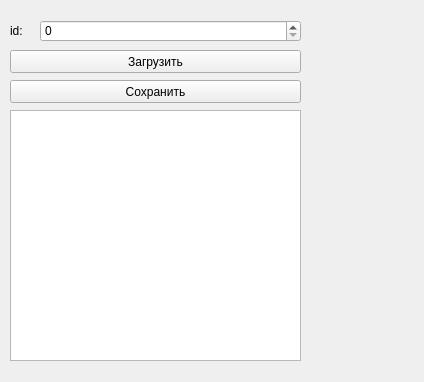
<?xml version="1.0" encoding="UTF-8"?>
<ui version="4.0">
 <class>Form</class>
 <widget class="QWidget" name="Form">
  <property name="geometry">
   <rect>
    <x>0</x>
    <y>0</y>
    <width>424</width>
    <height>382</height>
   </rect>
  </property>
  <property name="windowTitle">
   <string>Form</string>
  </property>
  <widget class="QLabel" name="label">
   <property name="geometry">
    <rect>
     <x>10</x>
     <y>20</y>
     <width>61</width>
     <height>21</height>
    </rect>
   </property>
   <property name="text">
    <string>id:</string>
   </property>
  </widget>
  <widget class="QSpinBox" name="spinBox">
   <property name="geometry">
    <rect>
     <x>40</x>
     <y>20</y>
     <width>261</width>
     <height>22</height>
    </rect>
   </property>
  </widget>
  <widget class="QPushButton" name="pushButton">
   <property name="geometry">
    <rect>
     <x>10</x>
     <y>50</y>
     <width>291</width>
     <height>23</height>
    </rect>
   </property>
   <property name="text">
    <string>Загрузить</string>
   </property>
  </widget>
  <widget class="QPushButton" name="pushButton_2">
   <property name="geometry">
    <rect>
     <x>10</x>
     <y>80</y>
     <width>291</width>
     <height>23</height>
    </rect>
   </property>
   <property name="text">
    <string>Сохранить</string>
   </property>
  </widget>
  <widget class="QTableWidget" name="tableWidget">
   <property name="geometry">
    <rect>
     <x>10</x>
     <y>110</y>
     <width>291</width>
     <height>251</height>
    </rect>
   </property>
  </widget>
 </widget>
 <resources/>
 <connections/>
</ui>
